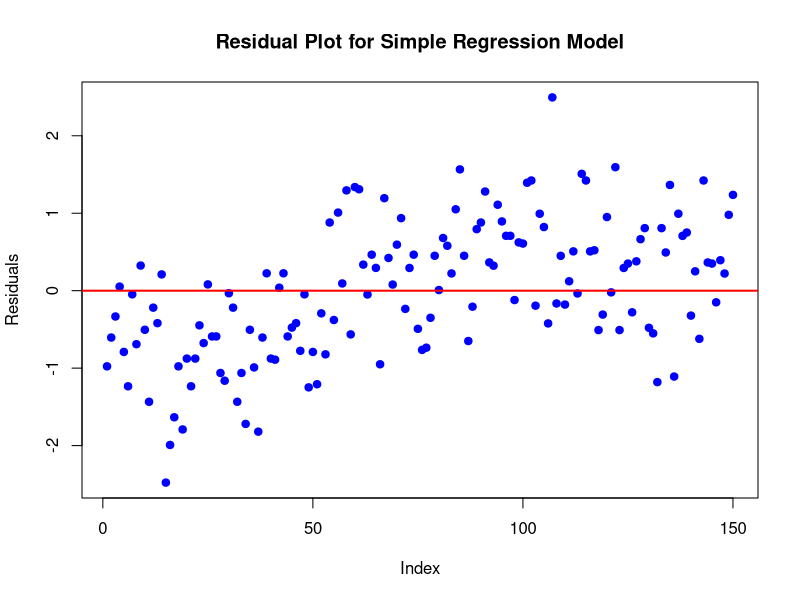

Reproduce this figure in R.
#1Build a regression model predicting Petal.Length from Sepal.Length in iris.
library(dplyr)
library(ggplot2)
model_simple <- lm(Petal.Length~ Sepal.Length, data = iris)
summary(model_simple)

#2Create a multiple regression model predicting mpg using wt, hp, and drat in mtcars.
model_multiple <- lm(mpg ~ wt+hp+drat, data = mtcars)
summary(model_multiple)

#3Check the R2 and Adjusted R2 of the model in Q2.
summary(model_multiple)$r.squared
summary(model_multiple)$adj.r.squared
#4Plot residuals of your regression model in Q1 and interpret the result.
# Residual Plot
plot(model_simple$residuals,main = "Residual Plot for Simple Regression Model",
     ylab = "Residuals",xlab = "Index",
     pch = 19,col = "blue")
abline(h = 0, col = "red", lwd = 2)



#5Build a regression model predicting Ozone using Temp from the airquality dataset.
data(airquality)

model_ozone <- lm(Ozone ~ Temp, data = airquality, na.action = na.omit)
summary(model_ozone)

